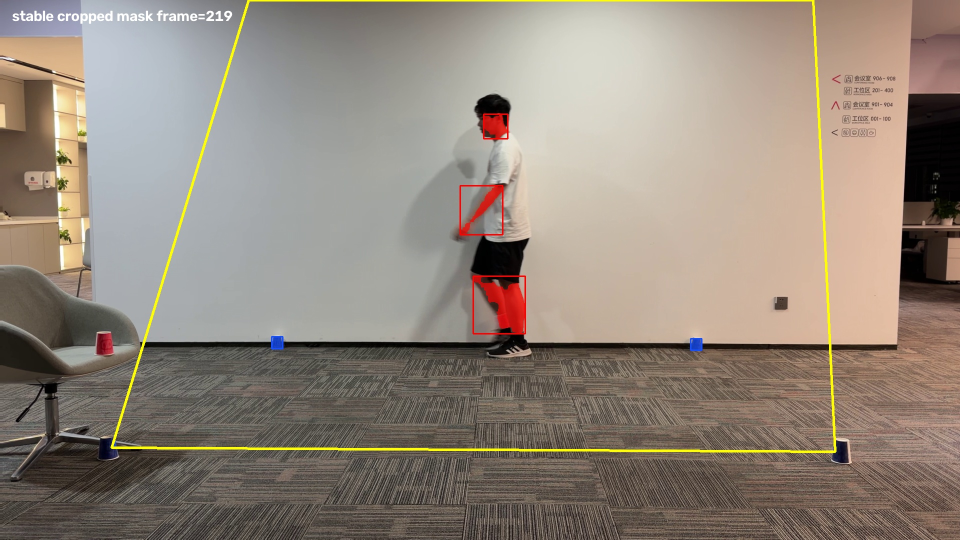
#> input picture process_2485/tune_frame219_overlay_219.jpg, 1920 x 1080 px, given in place of IMG_2485.MOV, which was not available (shown at 1/2 size)
$ python stabilize_space_mask_preprocess.py
#> lines starting #> are read from the running program, lines starting #| are printed output that depends on the picture; after the words box and inside, x2 and y2 are one past the last pixel; in counts of white or black regions, pixels touching at a corner belong together; pictures that were not available may be replaced by others from this repository, and a replacement may not be noted
import argparse
import csv
import json
import sys
from pathlib import Path


ROOT = Path(__file__).resolve().parents[1]
sys.path.insert(0, str(ROOT / ".deps"))

import cv2
import numpy as np


VIDEO_PATH = Path(r"C:\Users\Administrator\Downloads\IMG_2485.MOV")
OUT_DIR = Path(__file__).resolve().parent
COORD_MAX = 100.0


def hsv(frame: np.ndarray) -> np.ndarray:
    out = cv2.cvtColor(frame, cv2.COLOR_BGR2HSV)
    h, s, v = cv2.split(out)
    v = cv2.createCLAHE(clipLimit=2.0, tileGridSize=(8, 8)).apply(v)
    return cv2.merge((h, s, v))


def clean(mask: np.ndarray) -> np.ndarray:
    mask = cv2.morphologyEx(mask, cv2.MORPH_OPEN, np.ones((3, 3), np.uint8))
    return cv2.morphologyEx(mask, cv2.MORPH_CLOSE, np.ones((7, 7), np.uint8))


def components(mask: np.ndarray, min_area: int = 30) -> list[dict[str, float]]:
    n, _, stats, centers = cv2.connectedComponentsWithStats(mask, 8)
    rows = []
    for i in range(1, n):
        x, y, w, h, area = [int(v) for v in stats[i]]
        if area < min_area or w < 3 or h < 3:
            continue
        cx, cy = [float(v) for v in centers[i]]
        rows.append({"x": x, "y": y, "w": w, "h": h, "area": area, "cx": cx, "cy": cy})
    return rows


def merge_close(blobs: list[dict[str, float]], pad: int = 16) -> list[dict[str, float]]:
    groups: list[list[dict[str, float]]] = []
    for blob in blobs:
        bx1, by1 = blob["x"], blob["y"]
        bx2, by2 = bx1 + blob["w"], by1 + blob["h"]
        hits = []
        for group in groups:
            for other in group:
                ox1, oy1 = other["x"], other["y"]
                ox2, oy2 = ox1 + other["w"], oy1 + other["h"]
                if bx1 <= ox2 + pad and ox1 <= bx2 + pad and by1 <= oy2 + pad and oy1 <= by2 + pad:
                    hits.append(group)
                    break
        if not hits:
            groups.append([blob])
            continue
        hits[0].append(blob)
        for extra in hits[1:]:
            hits[0].extend(extra)
            groups.remove(extra)

    merged = []
    for group in groups:
        area = sum(b["area"] for b in group)
        x1 = min(b["x"] for b in group)
        y1 = min(b["y"] for b in group)
        x2 = max(b["x"] + b["w"] for b in group)
        y2 = max(b["y"] + b["h"] for b in group)
        cx = sum(b["cx"] * b["area"] for b in group) / area
        cy = sum(b["cy"] * b["area"] for b in group) / area
        merged.append({"x": x1, "y": y1, "w": x2 - x1, "h": y2 - y1, "area": area, "cx": cx, "cy": cy})
    return merged


def detect_blue_cups(frame: np.ndarray) -> dict[str, dict[str, float]]:
    h = frame.shape[0]
    mask = cv2.inRange(hsv(frame), np.array((92, 35, 25)), np.array((136, 255, 255)))
    mask[: int(h * 0.50), :] = 0
    blobs = merge_close(components(clean(mask), 60), 18)
    blobs = [b for b in blobs if 8 <= b["w"] <= 120 and 8 <= b["h"] <= 120]
    blobs = sorted(blobs, key=lambda b: b["area"], reverse=True)[:4]
    if len(blobs) < 4:
        raise RuntimeError(f"need 4 blue cups, got {len(blobs)}")
    front = sorted(sorted(blobs, key=lambda b: b["cy"], reverse=True)[:2], key=lambda b: b["cx"])
    back = sorted(sorted(blobs, key=lambda b: b["cy"], reverse=True)[2:], key=lambda b: b["cx"])
    return {"front_left": front[0], "front_right": front[1], "back_left": back[0], "back_right": back[1]}


# [4 lines left out: function red_mask_from_hsv, not called in this run]


def red_mask(frame: np.ndarray, red_s_min: int, red_v_min: int) -> np.ndarray:
    return red_mask_from_hsv(hsv(frame), red_s_min, red_v_min)


# [20 lines left out: functions detect_z_cup, blue_points, not called in this run]


def xy_homography(blue: dict[str, dict[str, float]]) -> np.ndarray:
    dst = np.float32([[0, 0], [COORD_MAX, 0], [COORD_MAX, COORD_MAX], [0, COORD_MAX]])
    return cv2.getPerspectiveTransform(blue_points(blue), dst)


def topdown_homography(blue: dict[str, dict[str, float]], size: int) -> np.ndarray:
    dst = np.float32([[0, size - 1], [size - 1, size - 1], [size - 1, 0], [0, 0]])
    return cv2.getPerspectiveTransform(blue_points(blue), dst)


def map_xy(h: np.ndarray, x: float, y: float) -> tuple[float, float]:
    p = cv2.perspectiveTransform(np.float32([[[x, y]]]), h)[0, 0]
    return float(p[0]), float(p[1])


# [58 lines left out: functions z_axis, map_z, x_on_axis_at_y, space_polygon, make_space_mask, red_blue_masks, not called in this run]


def resize(frame: np.ndarray, scale: float) -> np.ndarray:
    return cv2.resize(frame, (int(frame.shape[1] * scale), int(frame.shape[0] * scale)), interpolation=cv2.INTER_AREA)


def stabilization_reference(frame: np.ndarray, scale: float) -> tuple[np.ndarray, list[cv2.KeyPoint], np.ndarray | None]:
    small = resize(frame, scale)
    gray = cv2.cvtColor(small, cv2.COLOR_BGR2GRAY)
    orb = cv2.ORB_create(1600)
    kp, des = orb.detectAndCompute(gray, None)
    return gray, kp, des


# [62 lines left out: functions affine_to_reference, scale_affine, draw_overlay, not called in this run]


def main() -> None:
    parser = argparse.ArgumentParser()
    parser.add_argument("--video", type=Path, default=VIDEO_PATH)
    parser.add_argument("--scale", type=float, default=0.5)
    parser.add_argument("--stabilize-scale", type=float, default=0.25)
    parser.add_argument("--max-frames", type=int, default=0)
    parser.add_argument("--red-s-min", type=int, default=85)
    parser.add_argument("--red-v-min", type=int, default=45)
    parser.add_argument("--blue-s-min", type=int, default=35)
    parser.add_argument("--blue-v-min", type=int, default=25)
    parser.add_argument("--blob-min-area", type=int, default=40)
    parser.add_argument("--tag", default="")
    parser.add_argument("--only-frame", type=int, default=-1)
    parser.add_argument("--save-frames", action="store_true")
    parser.add_argument("--topdown-size", type=int, default=600)
    args = parser.parse_args()

    cap = cv2.VideoCapture(str(args.video))
    if not cap.isOpened():
        raise SystemExit(f"cannot open video: {args.video}")

    ok, first = cap.read()
#> first is the input picture: shape (1080, 1920, 3); mean B, G, R 124, 135.8, 147.2
    if not ok:
        raise SystemExit("cannot read first frame")

    fps = cap.get(cv2.CAP_PROP_FPS) or 30.0
    out_size = (int(first.shape[1] * args.scale), int(first.shape[0] * args.scale))
#> out_size = (960, 540)
    first_out = resize(first, args.scale)
    _, ref_kp, ref_des = stabilization_reference(first, args.stabilize_scale)
#> in stabilization_reference, `gray = cv2.cvtColor(small, cv2.COLOR_BGR2GRAY)`:
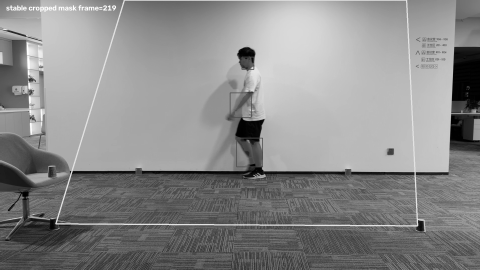
#> gray: shape (270, 480); min 0, max 255, mean 137.9
#> in stabilization_reference, `kp, des = orb.detectAndCompute(gray, None)`: kp = 729 keypoints; strongest (x, y, size): (420, 221, 31), (56, 222, 31), (417, 174, 31), (72, 173, 31)
#> ref_kp has the same summary as kp in stabilization_reference
    blue = detect_blue_cups(first_out)
#> in hsv, `out = cv2.cvtColor(frame, cv2.COLOR_BGR2HSV)`: out: shape (540, 960, 3); mean H, S, V 31.2, 47.1, 149
#> in hsv, `h, s, v = cv2.split(out)`:
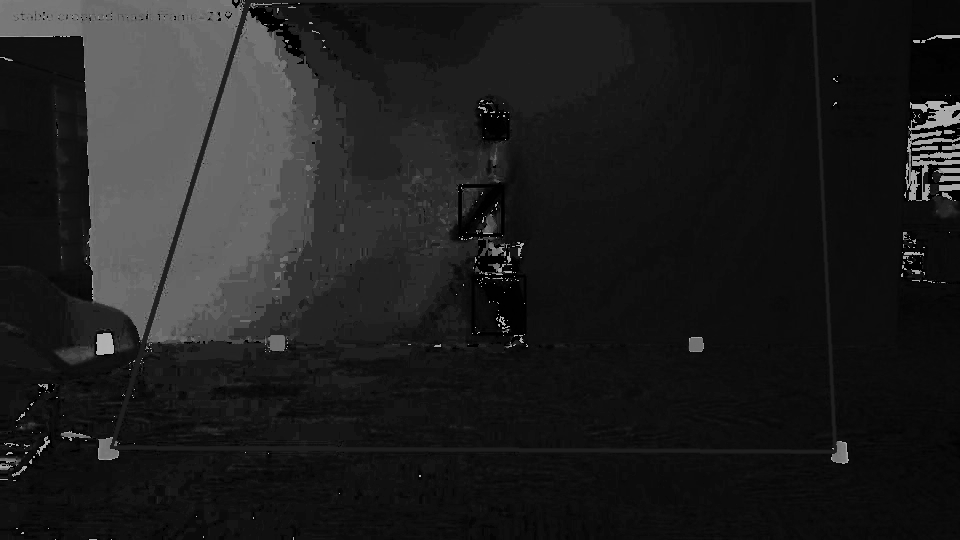
#> h: shape (540, 960); min 0, max 179, mean 31.2
#> in hsv, `h, s, v = cv2.split(out)`:
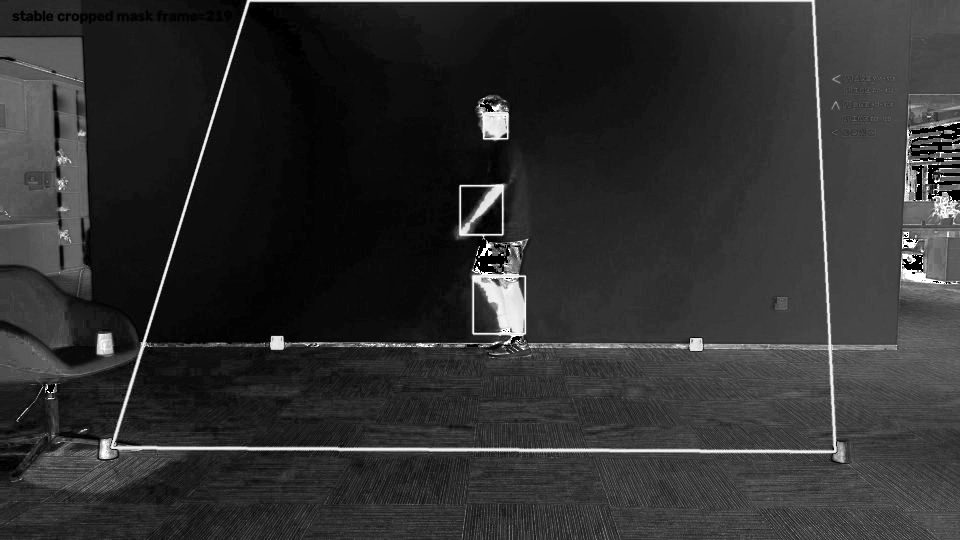
#> s: shape (540, 960); min 0, max 255, mean 47.1
#> in hsv, `h, s, v = cv2.split(out)`:
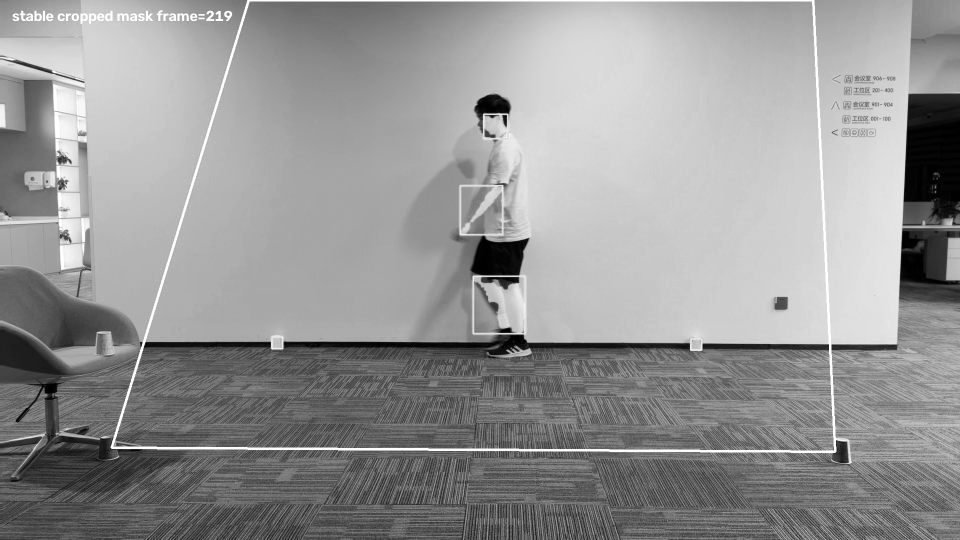
#> v: shape (540, 960); min 0, max 255, mean 149
#> in hsv, `v = cv2.createCLAHE(clipLimit=2.0, tileGridSize=(8, 8)).apply(v)`:
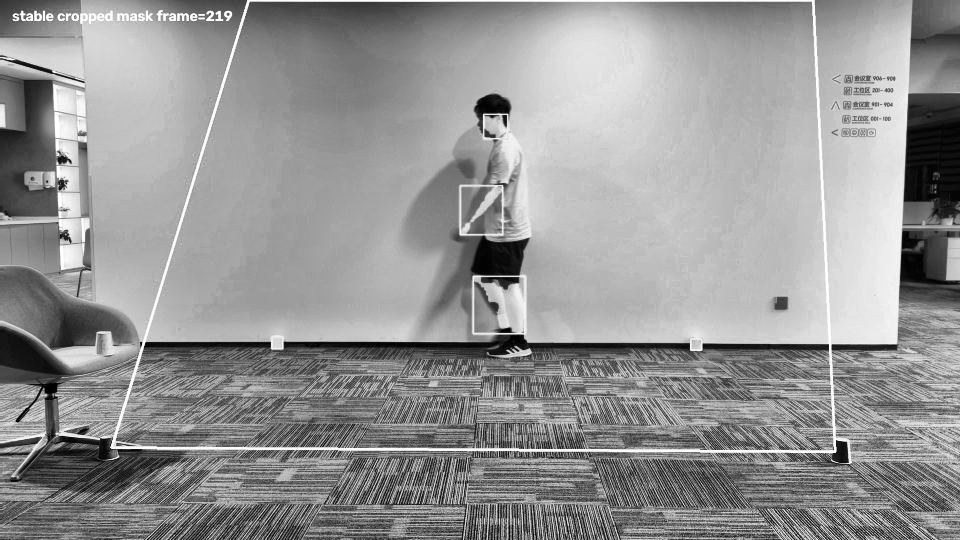
#> v: shape (540, 960); min 1, max 255, mean 148.5
#> in hsv, `return cv2.merge((h, s, v))`: returned value: shape (540, 960, 3); mean H, S, V 31.2, 47.1, 148.5
#> in detect_blue_cups, `mask = cv2.inRange(hsv(frame), np.array((92, 35, 25)), np.array((136, ..`:
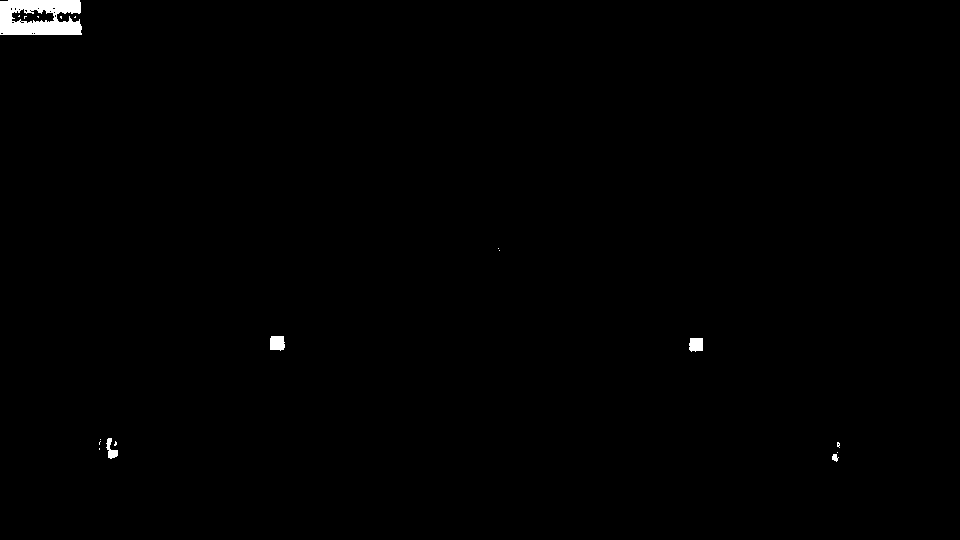
#> mask: shape (540, 960); 0.55% white; 18 white regions (13 under 20 px), largest, box (x1, y1, x2, y2) and area: (0, 0, 82, 35) 2252, (270, 336, 285, 351) 200, (689, 338, 703, 352) 177, (106, 438, 118, 459) 126, (832, 454, 839, 462) 36
#> in detect_blue_cups, `mask[: int(h * 0.50), :] = 0`:
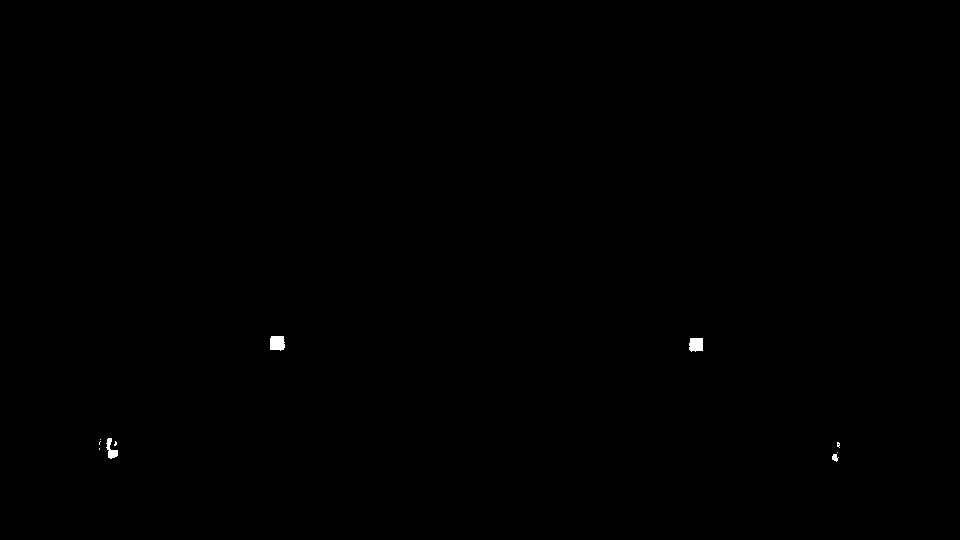
#> mask: shape (540, 960); 0.11% white; 10 white regions (6 under 20 px), largest, box (x1, y1, x2, y2) and area: (270, 336, 285, 351) 200, (689, 338, 703, 352) 177, (106, 438, 118, 459) 126, (832, 454, 839, 462) 36
#> in clean, `mask = cv2.morphologyEx(mask, cv2.MORPH_OPEN, np.ones((3, 3), np.uint8))`: mask: shape (540, 960); 0.1% white; 4 white regions, box (x1, y1, x2, y2) and area: (270, 336, 285, 350) 198, (689, 338, 703, 351) 175, (107, 438, 118, 458) 121, (832, 454, 838, 461) 34
#> in clean, `return cv2.morphologyEx(mask, cv2.MORPH_CLOSE, np.ones((7, 7), np.uint..`: returned value: shape (540, 960); 0.1% white; 4 white regions, box (x1, y1, x2, y2) and area: (270, 336, 285, 350) 198, (689, 338, 703, 351) 176, (107, 438, 118, 458) 127, (832, 454, 838, 461) 34
#> in components, `n, _, stats, centers = cv2.connectedComponentsWithStats(mask, 8)`: n = 5; stats = [[0, 0, 960, 540, 517865], [270, 336, 15, 14, 198], [689, 338, 14, 13, 176], [107, 438, 11, 20, 127], [832, 454, 6, 7, 34]]; centers = [[479.6, 269.4], [276.7, 342.6], [695.7, 344.1], [110.9, 449.3], [834.5, 457.1]]
#> the loop in components, `for i in range(1, n):` made 4 passes
#> (x, y, w, h, area, cx, cy) on passes 1 to 3: (270, 336, 15, 14, 198, 276.7, 342.6), (689, 338, 14, 13, 176, 695.7, 344.1), (107, 438, 11, 20, 127, 110.9, 449.3)
#> after the loop in components, `for i in range(1, n):`: rows = 3 items
#> in merge_close, `groups: list[list[dict[str, float]]] = []`: groups = []
#> the loop in merge_close, `for blob in blobs:` made 3 passes
#> (bx1, by1, bx2, by2) on passes 1 to 3: (270, 336, 285, 350), (689, 338, 703, 351), (107, 438, 118, 458)
#> after the loop in merge_close, `for blob in blobs:`: groups = 3 items
#> the loop in merge_close, `for group in groups:` made 3 passes
#> (area, x1, y1, x2, y2, cx, cy) on passes 1 to 3: (198, 270, 336, 285, 350, 276.7, 342.6), (176, 689, 338, 703, 351, 695.7, 344.1), (127, 107, 438, 118, 458, 110.9, 449.3)
    z_cup = detect_z_cup(first_out, args.red_s_min, args.red_v_min, blue)
    polygon = space_polygon(blue, z_cup, *out_size)
    space = make_space_mask((out_size[1], out_size[0]), polygon)
    xy_h = xy_homography(blue)
    topdown_h = topdown_homography(blue, args.topdown_size)
    axis_z = z_axis(blue, z_cup)

    prefix = f"{Path(args.tag).name}_" if args.tag else ""
    stable_path = OUT_DIR / f"{prefix}stabilized_preview.mp4"
    overlay_path = OUT_DIR / f"{prefix}space_mask_overlay.mp4"
    mask_path = OUT_DIR / f"{prefix}space_red_blue_mask.mp4"
    topdown_path = OUT_DIR / f"{prefix}topdown_red_blue_mask.mp4"
    csv_path = OUT_DIR / f"{prefix}space_red_blue_blobs.csv"
    calibration_path = OUT_DIR / f"{prefix}space_calibration.json"

    stable_writer = cv2.VideoWriter(str(stable_path), cv2.VideoWriter_fourcc(*"mp4v"), fps, out_size)
    overlay_writer = cv2.VideoWriter(str(overlay_path), cv2.VideoWriter_fourcc(*"mp4v"), fps, out_size)
    mask_writer = cv2.VideoWriter(str(mask_path), cv2.VideoWriter_fourcc(*"mp4v"), fps, out_size)
    topdown_writer = cv2.VideoWriter(
        str(topdown_path),
        cv2.VideoWriter_fourcc(*"mp4v"),
        fps,
        (args.topdown_size, args.topdown_size),
    )

    rows: list[dict[str, object]] = []
    start_frame = args.only_frame if args.only_frame >= 0 else 0
    cap.set(cv2.CAP_PROP_POS_FRAMES, start_frame)
    last_m = np.eye(2, 3, dtype=np.float32)
    frame_i = start_frame - 1
    processed = 0
    while True:
        if args.only_frame >= 0 and processed:
            break
        ok, frame = cap.read()
        if not ok:
            break
        frame_i += 1
        if args.max_frames and processed >= args.max_frames:
            break

        m_small = affine_to_reference(frame, ref_kp, ref_des, args.stabilize_scale)
        if np.allclose(m_small, np.eye(2, 3), atol=1e-6) and frame_i:
            m_small = last_m
        last_m = m_small

        frame_out = resize(frame, args.scale)
        m_out = scale_affine(m_small, args.scale, args.stabilize_scale)
        stable = cv2.warpAffine(frame_out, m_out, out_size, flags=cv2.INTER_LINEAR, borderMode=cv2.BORDER_REPLICATE)
        red, blue_mask = red_blue_masks(stable, space, args.red_s_min, args.red_v_min, args.blue_s_min, args.blue_v_min)

        frame_rows = []
        for color, mask in (("red", red), ("blue", blue_mask)):
            for b in components(mask, args.blob_min_area):
                space_x, space_y = map_xy(xy_h, b["cx"], b["cy"])
                space_z = map_z(axis_z, b["cx"], b["cy"])
                row = {
                    "frame": frame_i,
                    "color": color,
                    "cx": f"{b['cx']:.2f}",
                    "cy": f"{b['cy']:.2f}",
                    "space_x": f"{space_x:.2f}",
                    "space_y": f"{space_y:.2f}",
                    "space_z": f"{space_z:.2f}",
                    "x": int(b["x"]),
                    "y": int(b["y"]),
                    "w": int(b["w"]),
                    "h": int(b["h"]),
                    "area": int(b["area"]),
                }
                frame_rows.append(row)
                rows.append(row)

        mask_view = np.zeros_like(stable)
        mask_view[red > 0] = (0, 0, 255)
        mask_view[blue_mask > 0] = (255, 80, 20)
        stable_writer.write(stable)
        mask_writer.write(mask_view)
        topdown_writer.write(cv2.warpPerspective(mask_view, topdown_h, (args.topdown_size, args.topdown_size)))
        overlay = draw_overlay(stable, red, blue_mask, frame_rows, polygon, blue, z_cup, frame_i)
        overlay_writer.write(overlay)
        if args.save_frames:
            cv2.imwrite(str(OUT_DIR / f"{prefix}stable_{frame_i:03d}.jpg"), stable)
            cv2.imwrite(str(OUT_DIR / f"{prefix}mask_{frame_i:03d}.jpg"), mask_view)
            cv2.imwrite(str(OUT_DIR / f"{prefix}topdown_{frame_i:03d}.jpg"), cv2.warpPerspective(mask_view, topdown_h, (args.topdown_size, args.topdown_size)))
            cv2.imwrite(str(OUT_DIR / f"{prefix}overlay_{frame_i:03d}.jpg"), overlay)
        processed += 1

    cap.release()
    stable_writer.release()
    overlay_writer.release()
    mask_writer.release()
    topdown_writer.release()

    with csv_path.open("w", newline="", encoding="utf-8") as f:
        writer = csv.DictWriter(f, fieldnames=["frame", "color", "cx", "cy", "space_x", "space_y", "space_z", "x", "y", "w", "h", "area"])
        writer.writeheader()
        writer.writerows(rows)

    calibration = {
        "source_video": str(args.video),
        "scale": args.scale,
        "stabilize_scale": args.stabilize_scale,
        "output_size": list(out_size),
        "blue_cups": blue,
        "z_cup": z_cup,
        "xy_coord_max": COORD_MAX,
        "xy_homography": xy_h.tolist(),
        "z_axis": axis_z,
        "topdown_size": args.topdown_size,
        "space_polygon": polygon.astype(float).tolist(),
        "space_z_note": "relative image-axis coordinate; z_cup is 100, not metric height",
        "frames": processed,
    }
    calibration_path.write_text(json.dumps(calibration, indent=2), encoding="utf-8")
    print(f"frames={processed}")
    print(f"blobs={len(rows)}")
    print(f"wrote {stable_path}")
    print(f"wrote {overlay_path}")
    print(f"wrote {mask_path}")
    print(f"wrote {topdown_path}")
    print(f"wrote {csv_path}")
    print(f"wrote {calibration_path}")


if __name__ == "__main__":
#> (the run stopped early here; a loop or call above may not have finished)
